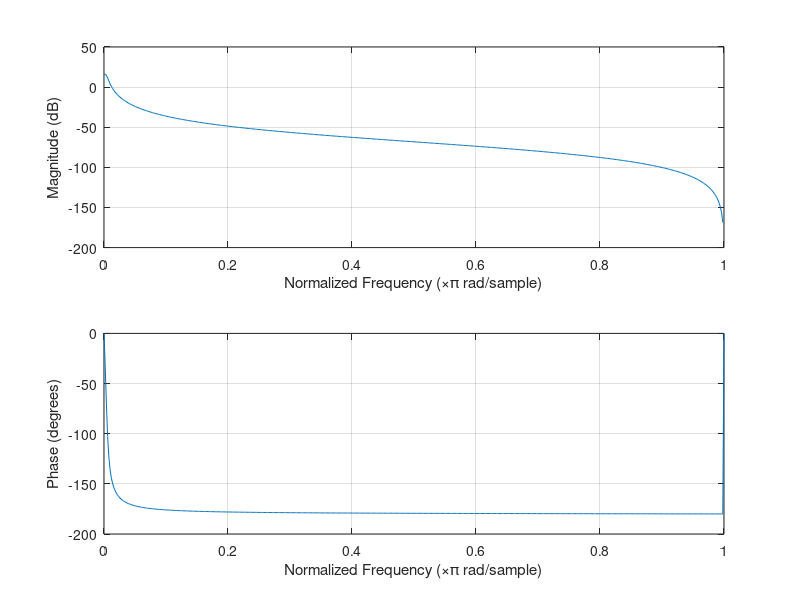
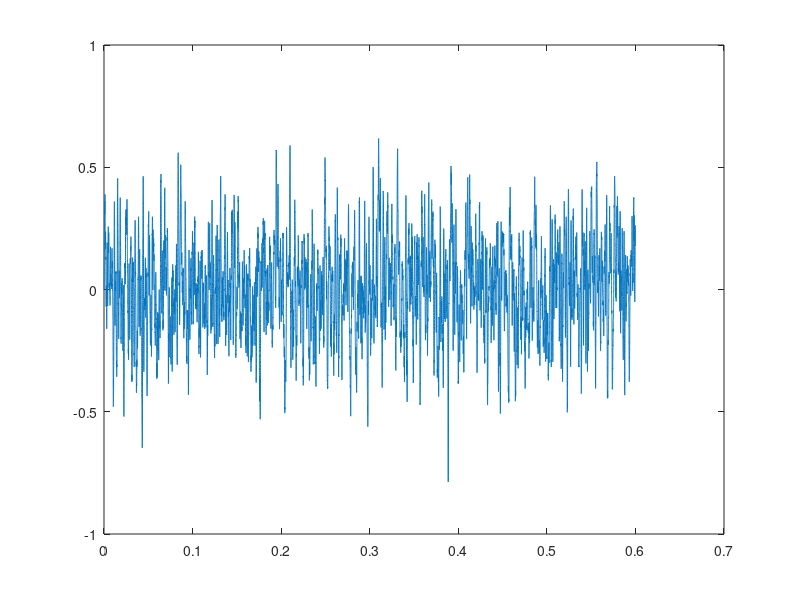
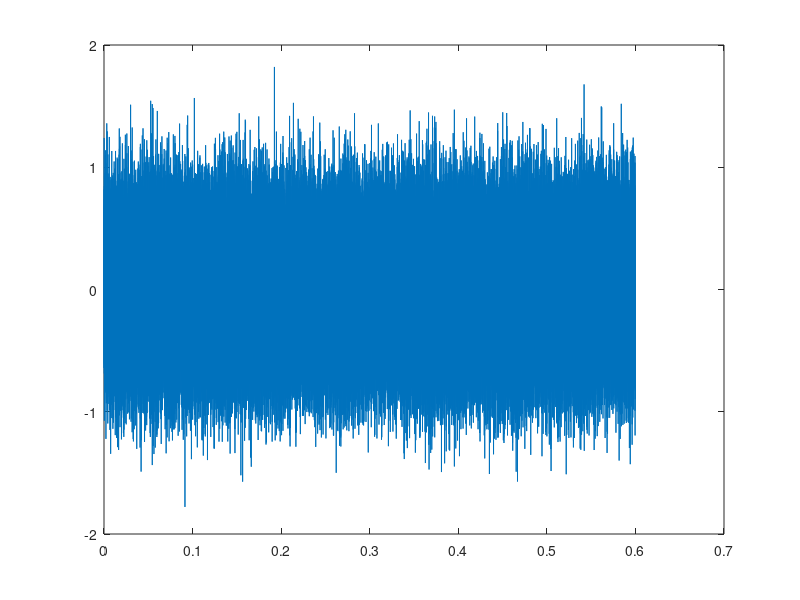

These figures' MATLAB source, in order:
%%%%%%%%%%%%%%%%%%%%%%%%%%%%%%%%%%%%%%%%%%%%%%%%%%%%%%%%%%%%%%
%                Simulateur de sonar à bruit                 %
%                                                            %
%       Auteurs : G.Garcia  -  @Projet-TAN-TNCY-2017         %
%                                                            %
%%%%%%%%%%%%%%%%%%%%%%%%%%%%%%%%%%%%%%%%%%%%%%%%%%%%%%%%%%%%%%


%% Variables de la simulation %%
T = 120000;  % Durée d'envoi d'une onde sonore <=> nb de points.
DSP = 40;    % Densité Spectrale de Puissance (dB) désirée pour le bruit ambiant
FFc = 500;   % Fréquence de coupure du filtre passe-bas en sortie du générateur aléatoire
B = 0.4;     % Ecart type de la distribution gaussienne du bruit

%% Constantes de base %%
Fmax = 100000;  % Fréquence maximale des signaux sonar
Fe = 2*Fmax;    % Fréquence d'echantillonage : Théorème de Shannon
t = (1:T)/Fe;   % Axe des temps

%% Simulation de l'environnement %%

% Création du bruit blanc
bruit_blanc = B*randn(1,T);

% Création du filtre de réponse fréquentielle la racine carrée de DSP
[z,p,k] = butter(2, FFc/(Fe/2), 'low');
k = k*sqrt(DSP);
[b,a] = zp2tf(z,p,k);
freqz(b,a)

%Filtrage
bruit_ambiant = filter(b, a, bruit_blanc);

% Affichage du bruit ambiant généré
figure
plot(t,bruit_ambiant)

figure
plot(t,bruit_blanc)